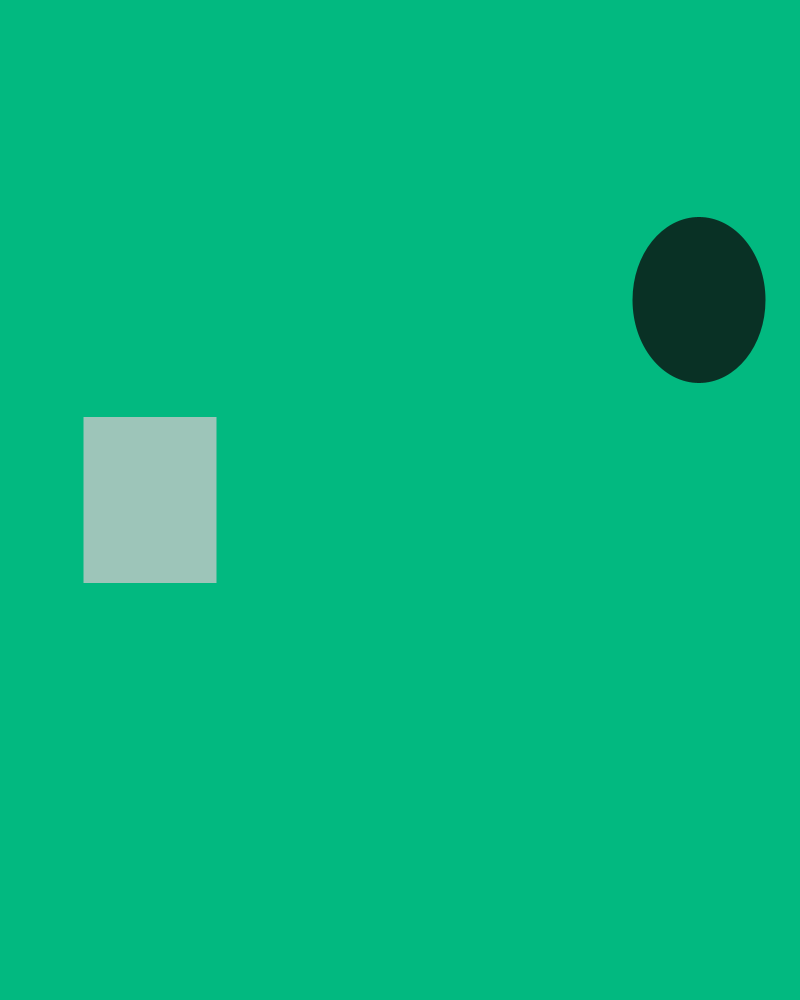
Frame 1 (no input)
Frame 60 (the mouse pressed at the canvas centre just before this capture): identical to frame 1, image omitted
Frame 120 (the mouse held since frame 60 and released just before this capture): identical to frame 1, image omitted

The Processing sketch that drew this single still picture (run headless with seeded random() and noise(); from frame 60 on, the mouse is pressed at the canvas centre):

// Processing sketch: processing_156922
// ── processing_156922.pde



void setup(){
   
  size(800, 1000);
  background(22,11,33);
  smooth();
  rectMode(CENTER);
  ellipseMode(CENTER);
  noStroke();
}
 
void draw(){
  background(2,185,128);
  fill(200,200);
  rect(150, 500, width/6, height/6);
   
  if((mouseX>200) && (mouseX<250)) {
    fill(46,94,94);
    rect(150,300,width/5, height/5);
  }
   
  fill(12,200);
  ellipse(699,300, width/6, height/6);
   
  if((mouseX>450) && (mouseX<550)) {
    fill(191,28,31);
    ellipse(450,300, width/5, height/5);
  }
}
